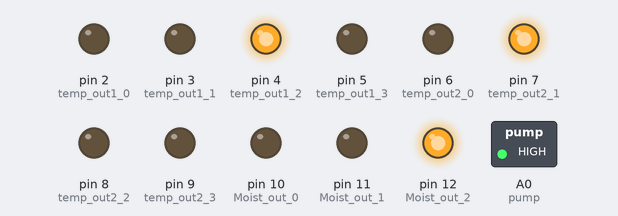
The sketch below on a simulated Arduino Uno, built with avr-gcc and run on an emulated ATmega328P. On the bench: switched loads named in the sketch (green lamp = pin HIGH), output pins drawn as LEDs (lit = HIGH). What the sketch prints to the serial monitor is not drawn.

Above: at 0.1 s.
At 5.1 s:
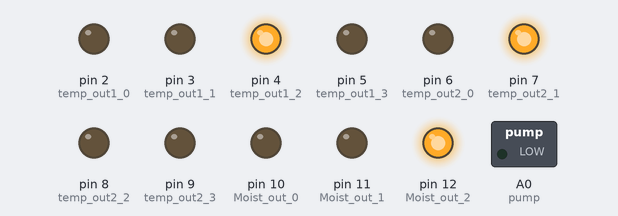
Timing chart, 0 to 6.6 s (numbered marks = the images above):
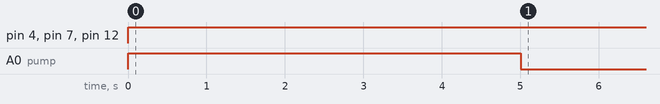

The sketch:

Arduino_File.ino
```cpp
const int tempsensor=A5; // Assigning analog pin A5 to variable Temprature 'sensor'
int tempc=0; ; //variable to store temperature in degree Celsius
float vout; //temporary variable to hold sensor reading
int temp_out1_0=2;
int temp_out1_1=3;
int temp_out1_2=4;
int temp_out1_3=5;

int temp_out2_0=6;
int temp_out2_1=7;
int temp_out2_2=8;
int temp_out2_3=9;

int templeft;
int tempright;
const int pump = A0;  // the Arduino pin, which connects to the IN pin of relay


int Moisture_Level;
int Moist_out_0 = 10;//Pin that will output a digital value for the Most Significant Bit for Moisture
int Moist_out_1 = 11;//Pin that will output a digital value for the second bit for Moisture
int Moist_out_2 = 12;//Pin that will output a digital value for the Least Significant Bit for Moisture

int temporary;

void setup() {

  pinMode(tempsensor,INPUT); // Configuring sensor pin as input
  pinMode(pump, OUTPUT); // initialize digital pin A3 as an output.
  pinMode(temp_out1_0, OUTPUT);
  pinMode(temp_out1_1, OUTPUT);
  pinMode(temp_out1_2, OUTPUT);
  pinMode(temp_out1_3, OUTPUT);

  pinMode(temp_out2_0, OUTPUT);
  pinMode(temp_out2_1, OUTPUT);
  pinMode(temp_out2_2, OUTPUT);
  pinMode(temp_out2_3, OUTPUT);

  pinMode(Moist_out_0, OUTPUT);
  pinMode(Moist_out_1, OUTPUT);
  pinMode(Moist_out_2, OUTPUT);

  Serial.begin(9600);
}

// the loop routine runs over and over again forever:
void loop() {
  // read the input on analog pin 0:
  int MoistureValue = analogRead(A3);
  Moisture_Level = MoistureValue/128;
  // print out the value you read:
  Serial.print("Moisture: ");
  Serial.print(MoistureValue);
  digitalWrite(Moist_out_0, Moisture_Level %2);
  Moisture_Level = Moisture_Level/2;
  digitalWrite(Moist_out_1, Moisture_Level %2);
  Moisture_Level = Moisture_Level/2;
  digitalWrite(Moist_out_2, Moisture_Level %2);

  Serial.print("=");
  Serial.print(Moist_out_2);
  Serial.print(Moist_out_1);
  Serial.print(Moist_out_0);

  vout=analogRead(tempsensor); //Reading the value from sensor

  vout=(vout*500)/1023;

  tempc=vout; // Storing value in Degree Celsius

  // ASSIGNING BINARY VALUES
  tempright = tempc%10;
  templeft= tempc/10;

  digitalWrite(temp_out1_0, tempright %2);
  tempright = tempright/2;
  digitalWrite(temp_out1_1, tempright %2);
  tempright = tempright/2;
  digitalWrite(temp_out1_2, tempright %2);
  tempright = tempright/2;
  digitalWrite(temp_out1_3, tempright %2);


  digitalWrite(temp_out2_0, templeft %2);
  templeft = templeft/2;
  digitalWrite(temp_out2_1, templeft %2);
  templeft = templeft/2;
  digitalWrite(temp_out2_2, templeft %2);
  templeft = templeft/2;
  digitalWrite(temp_out2_3, templeft %2);


  // assigning binary values

  Serial.print("| DegreeC=");
  Serial.print(tempc);
  Serial.print("=");
  Serial.print(temp_out2_3);
  Serial.print(temp_out2_2);
  Serial.print(temp_out2_1);
  Serial.print(temp_out2_0);
  Serial.print(" ");
  Serial.print(temp_out1_3);
  Serial.print(temp_out1_2);
  Serial.print(temp_out1_1);
  Serial.print(temp_out1_0);


  Serial.println();


  if(MoistureValue>500 or tempc>35)
  {
    digitalWrite(pump, HIGH); // turn on pump for 5 seconds
    delay(5000);
    digitalWrite(pump, LOW);  // turn off pump
  }
  delay(30000000);        // check every 30 mins
}
```

Measured:
- by itself, pin 4 (temp_out1_2), pin 7 (temp_out2_1), pin 12 (Moist_out_2): LOW → HIGH at 0.00 s
- by itself, A0 (pump): LOW → HIGH at 0.00 s, → LOW 5.0 s later
